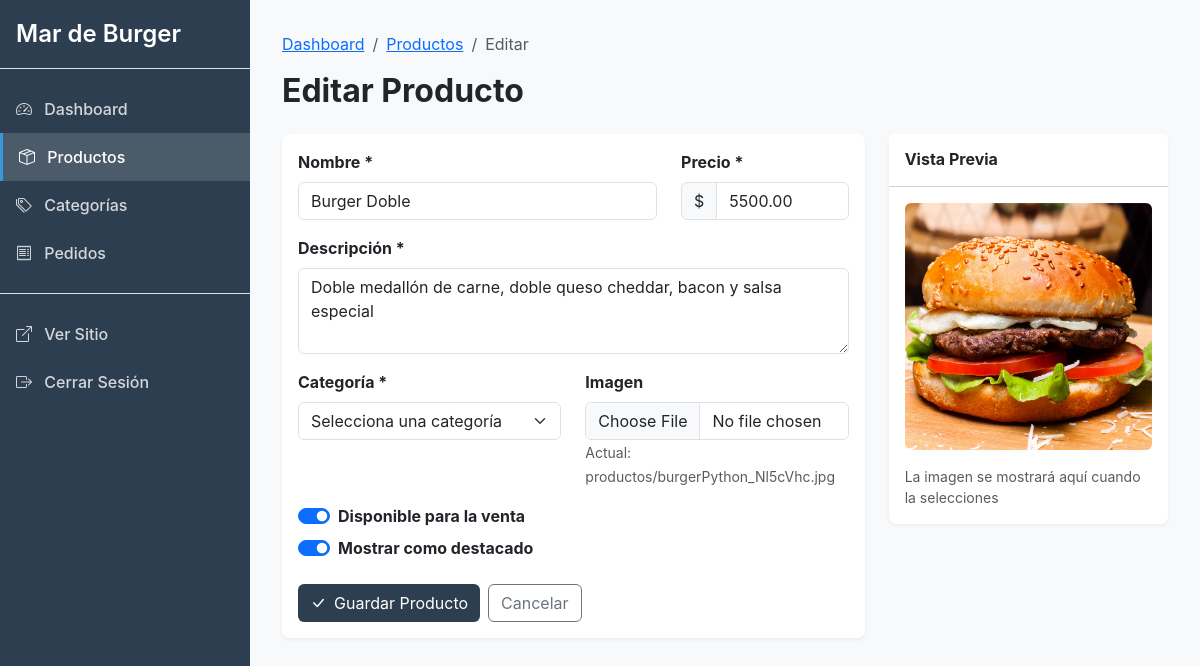
Screenshot of /panel/productos/2/editar/ (signed in) with the database file from the repository.
### menu/models.py (models this page shows, shortened)
class Producto(models.Model):
    nombre = models.CharField(max_length=200)
    descripcion = models.TextField(
        help_text="Descripción completa del producto"
    )
    precio = models.DecimalField(
        max_digits=10,
        decimal_places=2,
        help_text="Precio en pesos argentinos"
    )
    imagen = models.ImageField(
        upload_to='productos/',
        help_text="Imagen del producto (recomendado: 800x600px)"
    )
    categoria = models.ForeignKey(
        Categoria,
        on_delete=models.CASCADE,
        related_name='productos'
    )
    disponible = models.BooleanField(
        default=True,
        help_text="¿Está disponible para la venta?"
    )
    destacado = models.BooleanField(
        default=False,
        help_text="¿Mostrar en la página principal?"
    )
    fecha_creacion = models.DateTimeField(auto_now_add=True)
    fecha_actualizacion = models.DateTimeField(auto_now=True)
    class Meta:
        ordering = ['categoria', 'nombre']
        verbose_name_plural = "Productos"

### panel/views.py (the view, shortened to what this page needs)
# urls.py: path('productos/<int:pk>/editar/', views.ProductoUpdateView.as_view(), name='panel_producto_update'),
class ProductoUpdateView(LoginRequiredMixin, UpdateView):
    model = Producto
    template_name = 'panel/producto_form.html'
    fields = ['nombre', 'descripcion', 'precio', 'imagen', 'categoria', 'disponible', 'destacado']
    success_url = reverse_lazy('panel_producto_list')
    login_url = reverse_lazy('panel_login')

### panel/templates/panel/producto_form.html (shortened to what this page needs)
{% extends 'panel/base_panel.html' %}
{% block content %}
<div class="mb-4">
    <nav aria-label="breadcrumb">
        <ol class="breadcrumb">
            <li class="breadcrumb-item"><a href="{% url 'panel_dashboard' %}">Dashboard</a></li>
            <li class="breadcrumb-item"><a href="{% url 'panel_producto_list' %}">Productos</a></li>
            <li class="breadcrumb-item active">{% if object %}Editar{% else %}Nuevo{% endif %}</li>
        </ol>
    </nav>
    <h1 class="h2 fw-bold">{% if object %}Editar Producto{% else %}Nuevo Producto{% endif %}</h1>
</div>
<div class="row">
    <div class="col-lg-8">
        <div class="card">
            <div class="card-body">
                <form method="post" enctype="multipart/form-data">
                    <div class="row">
                        <div class="col-md-8 mb-3">
                            <label for="id_nombre" class="form-label fw-bold">Nombre *</label>
                            <input type="text"
                                   name="nombre"
                                   class="form-control"
                                   id="id_nombre"
                                   value="{{ form.nombre.value|default:'' }}"
                                   placeholder="Ej: Burger Clásica"
                                   required>
                        </div>
                        <div class="col-md-4 mb-3">
                            <label for="id_precio" class="form-label fw-bold">Precio *</label>
                            <div class="input-group">
                                <span class="input-group-text">$</span>
                                <input type="number"
                                       name="precio"
                                       class="form-control"
                                       id="id_precio"
                                       value="{{ form.precio.value|default:'' }}"
                                       step="0.01"
                                       min="0"
                                       required>
                            </div>
                        </div>
                    </div>
                    <div class="mb-3">
                        <label for="id_descripcion" class="form-label fw-bold">Descripción *</label>
                        <textarea name="descripcion"
                                  class="form-control"
                                  id="id_descripcion"
                                  rows="3"
                                  placeholder="Describe el producto..."
                                  required>{{ form.descripcion.value|default:'' }}</textarea>
                    </div>
                    <div class="row">
                        <div class="col-md-6 mb-3">
                            <label for="id_categoria" class="form-label fw-bold">Categoría *</label>
                            <select name="categoria" class="form-select" id="id_categoria" required>
                                <option value="">Selecciona una categoría</option>
                            </select>
                        </div>
                        <div class="col-md-6 mb-3">
                            <label for="id_imagen" class="form-label fw-bold">Imagen</label>
                            <input type="file"
                                   name="imagen"
                                   class="form-control"
                                   id="id_imagen"
                                   accept="image/*">
                            {% if object.imagen %}
                            <small class="text-muted">Actual: {{ object.imagen.name }}</small>
                            {% endif %}
                        </div>
                    </div>
                    <div class="mb-4">
                        <div class="form-check form-switch mb-2">
                            <input class="form-check-input"
                                   type="checkbox"
                                   name="disponible"
                                   id="id_disponible"
                                   {% if form.disponible.value %}checked{% endif %}>
                            <label class="form-check-label fw-bold" for="id_disponible">
                                Disponible para la venta
                            </label>
                        </div>
                        <div class="form-check form-switch">
                            <input class="form-check-input"
                                   type="checkbox"
                                   name="destacado"
                                   id="id_destacado"
                                   {% if form.destacado.value %}checked{% endif %}>
                            <label class="form-check-label fw-bold" for="id_destacado">
                                Mostrar como destacado
                            </label>
                        </div>
                    </div>
                    <div class="d-flex gap-2">
                        <button type="submit" class="btn btn-primary">
                            <i class="bi bi-check-lg me-2"></i>Guardar Producto
                        </button>
                        <a href="{% url 'panel_producto_list' %}" class="btn btn-outline-secondary">
                            Cancelar
                        </a>
                    </div>
                </form>
            </div>
        </div>
    </div>
    <div class="col-lg-4">
        <div class="card">
            <div class="card-header bg-white py-3">
                <h6 class="mb-0 fw-bold">Vista Previa</h6>
            </div>
            <div class="card-body">
                {% if object.imagen %}
                <img src="{{ object.imagen.url }}"
                     class="img-fluid rounded mb-3"
                     alt="{{ object.nombre }}"
                     id="preview-img">
                {% else %}
                <div class="bg-light rounded d-flex align-items-center justify-content-center mb-3"
                     style="height: 200px;" id="preview-placeholder">
                    <i class="bi bi-image text-muted display-4"></i>
                </div>
                <img src="" class="img-fluid rounded mb-3 d-none" id="preview-img" alt="Preview">
                {% endif %}
                <p class="text-muted small mb-0">La imagen se mostrará aquí cuando la selecciones</p>
            </div>
        </div>
    </div>
</div>
{% endblock %}

### panel/templates/panel/base_panel.html (style rules this page uses)
:root { --primary-color: #2c3e50; --secondary-color: #34495e; --accent-color: #3498db; --sidebar-width: 250px; }
body { font-family: -apple-system, BlinkMacSystemFont, 'Segoe UI', Roboto, sans-serif; background-color: #f8f9fa; }
.card { border: none; border-radius: 8px; box-shadow: 0 2px 4px rgba(0,0,0,0.05); }
.btn-primary { background-color: var(--primary-color); border: none; }

### rows the page displays
Producto: nombre "Burger Doble", precio "5500.00", descripcion "Doble medallón de carne, doble queso cheddar, bacon y salsa especial", imagen.name "productos/burgerPython_Nl5cVhc.jpg", imagen (picture)
